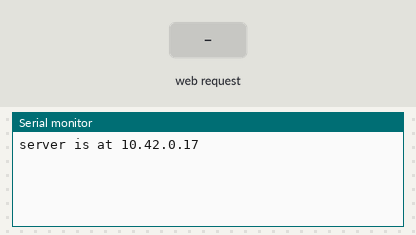
Bench run of a sketch on a simulated Arduino Uno, built with avr-gcc and run on an emulated ATmega328P. On the bench: the last lines printed to the serial monitor. The test bench sets the inputs (shaded band). WiFi joins after 1.5 s; servers stay silent unless stated.

Above: at 1.2 s.
1.3 s: HTTP request GET /temperature-manager/api/1?status=true received
At 2.5 s:
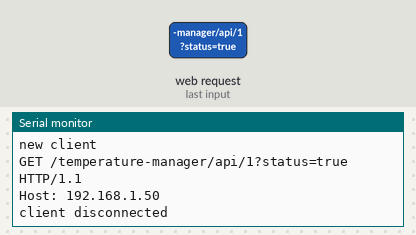
2.8 s: HTTP request GET /temperature-manager/api/1?status=false received
At 2.88 s:
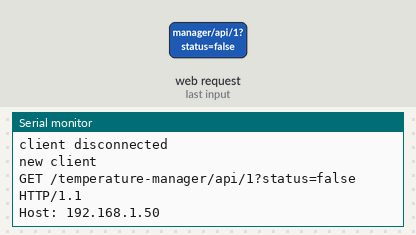

The sketch:

webserver.ino
```cpp
#include <SPI.h>
#include <Ethernet.h>

// Enter a MAC address and IP address for your controller below.
// The IP address will be dependent on your local network:
byte mac[] = {
    0xDE, 0xAD, 0xBE, 0xEF, 0xFE, 0xED
};
IPAddress ip(10, 42, 0, 17);
IPAddress myDns(192,168,1, 1);
IPAddress gateway(192, 168, 1, 1);
IPAddress subnet(255, 255, 0, 0);

IPAddress nodeServer(192, 168, 0, 11);
// char nodeServer[] = "www.google.com";

// Initialize the Ethernet server library
// with the IP address and port you want to use
// (port 80 is default for HTTP):
EthernetServer server(80);
EthernetClient client;

const int LM35 = A3; // Define o pino analógico que irá ler a saída do LM35
float temperature; // Variável que armazenará a temperatura medida

long lastReadingTime = 0;

void setup()
{
  // Open serial communications and wait for port to open:
  Serial.begin(9600);

  Ethernet.begin(mac, ip, myDns, gateway, subnet);
  server.begin();
  Serial.print("server is at ");
  Serial.println(Ethernet.localIP());
}

void loop() {
  // check if already passed 5 seconds from the last read.
  if (millis() - lastReadingTime > 10000) {
    readTemperature();
    postTemperature(temperature);
    Serial.println();
    lastReadingTime = millis();
  }

  listenForEthernetClients();
}

void listenForEthernetClients(){
  // listen for incoming clients
  EthernetClient client = server.available();
  if (client) {
    Serial.println("new client");
    // an http request ends with a blank line
    boolean currentLineIsBlank = true;
    String request;

    while (client.connected()) {
      if (client.available()) {
        char c = client.read();
        request += c;
        Serial.write(c);
        // if you've gotten to the end of the line (received a newline
        // character) and the line is blank, the http request has ended,
        // so you can send a reply
        if (c == '\n' && currentLineIsBlank) {
          if (request.indexOf("/temperature-manager/api/1?status=true") > 0){
            // send a standard http response header
            client.println("HTTP/1.1 200 OK");
            client.println("Content-Type: text/html");
            client.println("Connection: close"); // the connection will be closed after completion of the response        // refresh the page automatically every 5 sec
            client.println();
            client.println("<!DOCTYPE HTML>");
            client.println("<html>");
            client.println("<h1>ac1 = true</h1>");
            client.println("</html>");
          } else if (request.indexOf("/temperature-manager/api/1?status=false") > 0) {
            // send a standard http response header
            client.println("HTTP/1.1 200 OK");
            client.println("Content-Type: text/html");
            client.println("Connection: close"); // the connection will be closed after completion of the response        // refresh the page automatically every 5 sec
            client.println();
            client.println("<!DOCTYPE HTML>");
            client.println("<html>");
            client.println("<h1>ac1 = false</h1>");
            client.println("</html>");
          } else if (request.indexOf("/temperature-manager/api/2?status=true") > 0) {
            // send a standard http response header
            client.println("HTTP/1.1 200 OK");
            client.println("Content-Type: text/html");
            client.println("Connection: close"); // the connection will be closed after completion of the response        // refresh the page automatically every 5 sec
            client.println();
            client.println("<!DOCTYPE HTML>");
            client.println("<html>");
            client.println("<h1>ac2 = true</h1>");
            client.println("</html>");
          } else if (request.indexOf("/temperature-manager/api/2?status=false") > 0) {
            // send a standard http response header
            client.println("HTTP/1.1 200 OK");
            client.println("Content-Type: text/html");
            client.println("Connection: close"); // the connection will be closed after completion of the response        // refresh the page automatically every 5 sec
            client.println();
            client.println("<!DOCTYPE HTML>");
            client.println("<html>");
            client.println("<h1>ac2 = false</h1>");
            client.println("</html>");
          }

          break;
        }
        if (c == '\n') {
          // you're starting a new line
          currentLineIsBlank = true;
        }
        else if (c != '\r') {
          // you've gotten a character on the current line
          currentLineIsBlank = false;
        }
      }
    }
    // give the web browser time to receive the data
    delay(10);
    // close the connection:
    client.stop();
    Serial.println("client disconnected");
  }
}

void postTemperature(float temperature) {
  // close any connection before send a new request.
  // This will free the socket on the WiFi shield
  client.stop();

  String temperatureStr = String(temperature);
  // if you get a connection, report back via serial:
  if (client.connect(nodeServer, 3000)) {
    Serial.println("connected");
    // Make a HTTP GET request:
    client.println("GET /temperature-manager/api/lm?temperature=" + temperatureStr + " HTTP/1.1");
    client.println("Host: 10.42.0.17"); // Add node server
    client.println("Connection: close");
    client.println();

    Serial.println("temperature posted");
  } else {
    // if you didn't get a connection to the server:
    Serial.println("connection failed");
  }
}

void readTemperature() {
  temperature = ( float(analogRead(LM35)) * 5 / (1023) ) / 0.01;
  Serial.print("Temperatura: ");
  Serial.println(temperature);
}
```

Measured:
- after the input at 1.3 s, the serial monitor: prints a new line at once (image 1)
- after the input at 2.8 s, the serial monitor: prints a new line at once (image 2)
